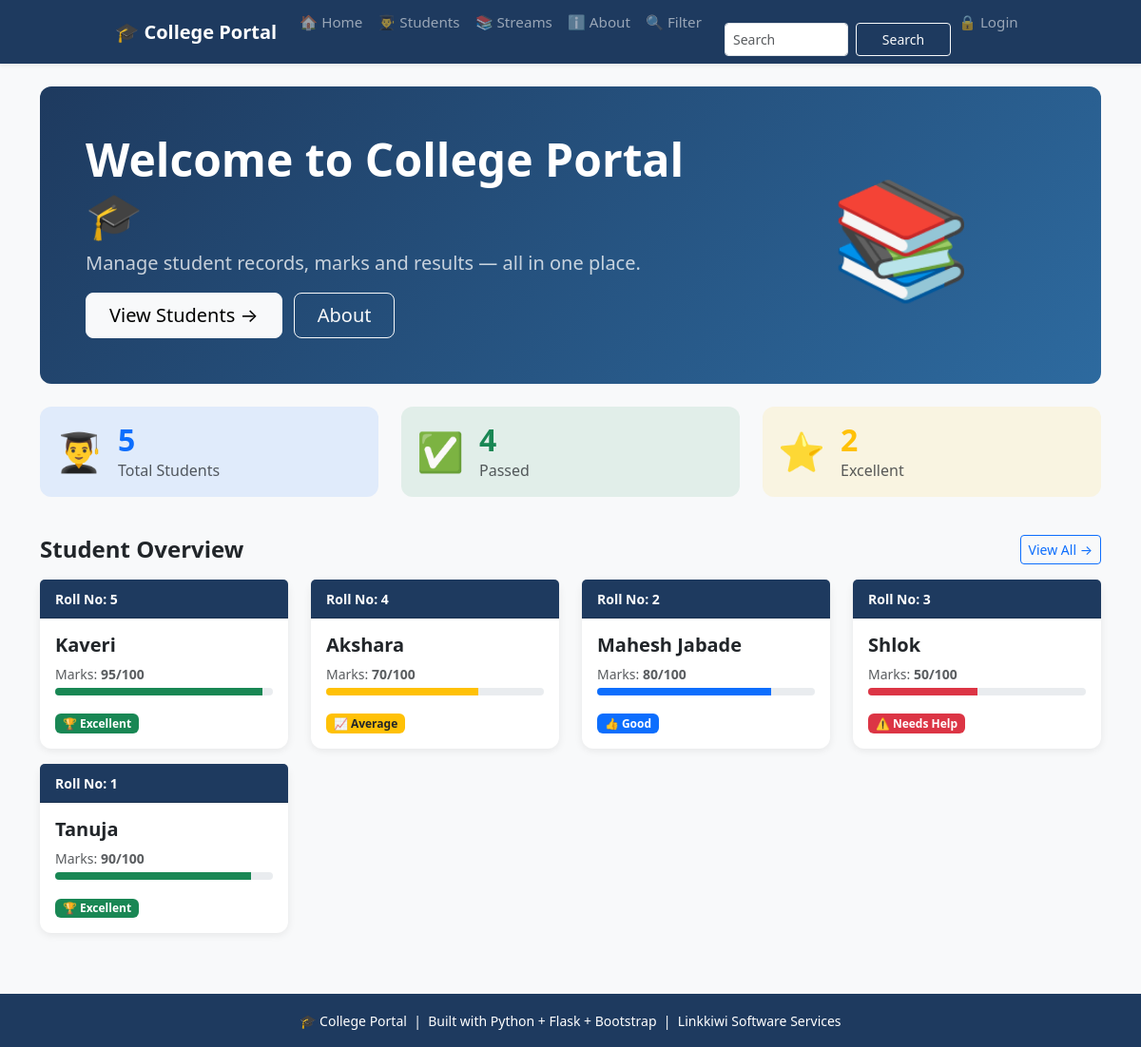
The page / on the database its author committed.
### tables this page shows
CREATE TABLE students (
                    id INTEGER PRIMARY KEY AUTOINCREMENT,
                    name TEXT NOT NULL,
                    roll INTEGER NOT NULL,
                    marks INTEGER NOT NULL,
                    subject TEXT NOT NULL,
                    attendance INTEGER DEFAULT 0
                 );

### app.py (the view)
@app.route("/")
def home():
    conn = get_db()
    students = conn.execute('SELECT * FROM students ORDER BY id DESC').fetchall()
    total = conn.execute('SELECT COUNT(*) FROM students').fetchone()[0]
    passed = conn.execute('SELECT COUNT(*) FROM students WHERE marks >= 45').fetchone()[0]
    excellent = conn.execute('SELECT COUNT(*) FROM students WHERE marks >= 90').fetchone()[0]
    conn.close()
    return render_template("home.html", students=students,
                           total=total, passed=passed, excellent=excellent)

### database.py (called while the page is built)
def get_db():
   conn = sqlite3.connect('myproject.db')
   conn.row_factory = sqlite3.Row  # To access columns by name
   return conn

### templates/home.html (shortened to what this page needs)
{% extends 'base.html' %}
{% block content %}
<div class="hero-section p-5 mb-4">
    <div class="row align-items-center">
        <div class="col-md-8">
            <h1 class="display-5 fw-bold mb-2">
                Welcome to College Portal 🎓
            </h1>
            <p class="fs-5 opacity-75 mb-3">
                Manage student records, marks and results —
                all in one place.
            </p>
            <a href="{{ url_for('students_page') }}"
               class="btn btn-light btn-lg px-4 me-2">
                View Students →
            </a>
            <a href="{{ url_for('about') }}"
               class="btn btn-outline-light btn-lg px-4">
                About
            </a>
        </div>
        <div class="col-md-4 text-center d-none d-md-block">
            <span style="font-size: 120px;">📚</span>
        </div>
    </div>
</div>
<div class="row mb-4">
    <div class="col-md-4 mb-3">
        <div class="card stat-card p-3 bg-primary bg-opacity-10">
            <div class="d-flex align-items-center">
                <span style="font-size:40px;">👨‍🎓</span>
                <div class="ms-3">
                    <h2 class="fw-bold text-primary mb-0">
                        {{ students|length }}
                    </h2>
                    <p class="text-muted mb-0">Total Students</p>
                </div>
            </div>
        </div>
    </div>
    <div class="col-md-4 mb-3">
        <div class="card stat-card p-3 bg-success bg-opacity-10">
            <div class="d-flex align-items-center">
                <span style="font-size:40px;">✅</span>
                <div class="ms-3">
                    {% set passed = students|selectattr('marks','ge',60)|list %}
                    <h2 class="fw-bold text-success mb-0">
                        {{ passed|length }}
                    </h2>
                    <p class="text-muted mb-0">Passed</p>
                </div>
            </div>
        </div>
    </div>
    <div class="col-md-4 mb-3">
        <div class="card stat-card p-3 bg-warning bg-opacity-10">
            <div class="d-flex align-items-center">
                <span style="font-size:40px;">⭐</span>
                <div class="ms-3">
                    {% set excellent = students|selectattr('marks','ge',90)|list %}
                    <h2 class="fw-bold text-warning mb-0">
                        {{ excellent|length }}
                    </h2>
                    <p class="text-muted mb-0">Excellent</p>
                </div>
            </div>
        </div>
    </div>
</div>
<div class="d-flex justify-content-between align-items-center mb-3">
    <h4 class="fw-bold mb-0">Student Overview</h4>
    <a href="{{ url_for('students_page') }}"
       class="btn btn-sm btn-outline-primary">
        View All →
    </a>
</div>
<div class="row">
    {% for student in students %}
    <div class="col-12 col-md-6 col-lg-3 mb-3">
        <div class="card student-card h-100">
            <div class="card-header py-2"
                 style="background-color: #1e3a5f; color:white;">
                <small class="fw-bold">Roll No: {{ student.roll }}</small>
            </div>
            <div class="card-body">
                <h5 class="card-title fw-bold">{{ student.name }}</h5>
                <p class="card-text text-muted small mb-1">
                    Marks: <strong>{{ student.marks }}/100</strong>
                </p>
                <div class="progress mb-3" style="height:8px;">
                    <div class="progress-bar
                        {% if student.marks >= 90 %}bg-success
                        {% elif student.marks >= 75 %}bg-primary
                        {% elif student.marks >= 60 %}bg-warning
                        {% else %}bg-danger{% endif %}"
                        style="width: {{ student.marks }}%">
                    </div>
                </div>
                {% if student.marks >= 90 %}
                    <span class="badge bg-success">🏆 Excellent</span>
                {% elif student.marks >= 75 %}
                    <span class="badge bg-primary">👍 Good</span>
                {% elif student.marks >= 60 %}
                    <span class="badge bg-warning text-dark">📈 Average</span>
                {% else %}
                    <span class="badge bg-danger">⚠️ Needs Help</span>
                {% endif %}
            </div>
        </div>
    </div>
    {% endfor %}
</div>
{% endblock %}

### templates/base.html (style rules this page uses)
:root { --brand: #1e3a5f; }
.hero-section { background: linear-gradient(135deg, #1e3a5f 0%, #2d6a9f 100%); color: white; border-radius: 12px; }
.stat-card { border: none; border-radius: 12px; transition: transform 0.2s; }
.student-card { border: none; border-radius: 12px; box-shadow: 0 2px 8px rgba(0,0,0,0.08); transition: transform 0.2s, box-shadow 0.2s; }

### rows shown on the page
students: roll "5", name "Kaveri", marks "95", shows "🏆 Excellent"
students: roll "4", name "Akshara", marks "70", shows "📈 Average"
students: roll "2", name "Mahesh Jabade", marks "80", shows "👍 Good"
students: roll "3", name "Shlok", marks "50", shows "⚠️ Needs Help"
students: roll "1", name "Tanuja", marks "90", shows "🏆 Excellent"

### other values the page prints
{{ students|length }} "5"
{{ passed|length }} "4"
{{ excellent|length }} "2"
